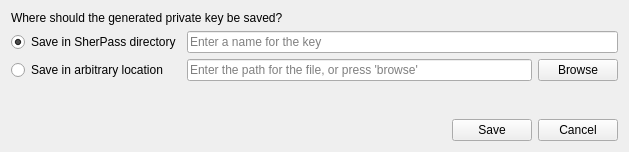
<?xml version="1.0" encoding="UTF-8"?>
<ui version="4.0">
 <class>KeySaveDialog</class>
 <widget class="QDialog" name="KeySaveDialog">
  <property name="geometry">
   <rect>
    <x>0</x>
    <y>0</y>
    <width>629</width>
    <height>152</height>
   </rect>
  </property>
  <property name="windowTitle">
   <string>Private key location</string>
  </property>
  <layout class="QGridLayout" name="gridLayout_2">
   <item row="0" column="0">
    <layout class="QVBoxLayout" name="verticalLayout">
     <item>
      <widget class="QLabel" name="label">
       <property name="text">
        <string>Where should the generated private key be saved?</string>
       </property>
      </widget>
     </item>
     <item>
      <layout class="QGridLayout" name="gridLayout">
       <item row="0" column="0">
        <widget class="QRadioButton" name="saveSherPassRadio">
         <property name="text">
          <string>Save in SherPass directory</string>
         </property>
         <property name="checked">
          <bool>true</bool>
         </property>
         <attribute name="buttonGroup">
          <string notr="true">buttonGroup</string>
         </attribute>
        </widget>
       </item>
       <item row="0" column="1">
        <widget class="QLineEdit" name="sherpNameEdit">
         <property name="placeholderText">
          <string>Enter a name for the key</string>
         </property>
        </widget>
       </item>
       <item row="1" column="1">
        <layout class="QHBoxLayout" name="horizontalLayout">
         <item>
          <widget class="QLineEdit" name="generalNameEdit">
           <property name="text">
            <string/>
           </property>
           <property name="placeholderText">
            <string>Enter the path for the file, or press 'browse'</string>
           </property>
          </widget>
         </item>
         <item>
          <widget class="QPushButton" name="browseButton">
           <property name="text">
            <string>Browse</string>
           </property>
           <property name="autoDefault">
            <bool>false</bool>
           </property>
          </widget>
         </item>
        </layout>
       </item>
       <item row="1" column="0">
        <widget class="QRadioButton" name="saveArbitraryRadio">
         <property name="text">
          <string>Save in arbitrary location</string>
         </property>
         <attribute name="buttonGroup">
          <string notr="true">buttonGroup</string>
         </attribute>
        </widget>
       </item>
      </layout>
     </item>
     <item>
      <spacer name="verticalSpacer">
       <property name="orientation">
        <enum>Qt::Vertical</enum>
       </property>
       <property name="sizeHint" stdset="0">
        <size>
         <width>20</width>
         <height>40</height>
        </size>
       </property>
      </spacer>
     </item>
     <item>
      <layout class="QHBoxLayout" name="horizontalLayout_2">
       <item>
        <spacer name="horizontalSpacer">
         <property name="orientation">
          <enum>Qt::Horizontal</enum>
         </property>
         <property name="sizeHint" stdset="0">
          <size>
           <width>40</width>
           <height>20</height>
          </size>
         </property>
        </spacer>
       </item>
       <item>
        <widget class="QPushButton" name="saveButton">
         <property name="text">
          <string>Save</string>
         </property>
         <property name="autoDefault">
          <bool>false</bool>
         </property>
        </widget>
       </item>
       <item>
        <widget class="QPushButton" name="cancelButton">
         <property name="text">
          <string>Cancel</string>
         </property>
         <property name="autoDefault">
          <bool>false</bool>
         </property>
        </widget>
       </item>
      </layout>
     </item>
    </layout>
   </item>
  </layout>
 </widget>
 <tabstops>
  <tabstop>saveSherPassRadio</tabstop>
  <tabstop>sherpNameEdit</tabstop>
  <tabstop>saveArbitraryRadio</tabstop>
  <tabstop>generalNameEdit</tabstop>
  <tabstop>browseButton</tabstop>
  <tabstop>saveButton</tabstop>
  <tabstop>cancelButton</tabstop>
 </tabstops>
 <resources/>
 <connections/>
 <buttongroups>
  <buttongroup name="buttonGroup"/>
 </buttongroups>
</ui>
